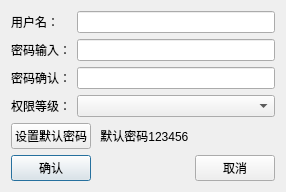
<?xml version="1.0" encoding="UTF-8"?>
<ui version="4.0">
 <class>QUserAddNew</class>
 <widget class="QDialog" name="QUserAddNew">
  <property name="geometry">
   <rect>
    <x>0</x>
    <y>0</y>
    <width>275</width>
    <height>180</height>
   </rect>
  </property>
  <property name="windowTitle">
   <string>QUserAddNew</string>
  </property>
  <layout class="QGridLayout" name="gridLayout">
   <item row="6" column="2">
    <spacer name="horizontalSpacer">
     <property name="orientation">
      <enum>Qt::Horizontal</enum>
     </property>
     <property name="sizeHint" stdset="0">
      <size>
       <width>40</width>
       <height>20</height>
      </size>
     </property>
    </spacer>
   </item>
   <item row="6" column="0" colspan="2">
    <widget class="QPushButton" name="m_pbOK">
     <property name="text">
      <string>确认</string>
     </property>
    </widget>
   </item>
   <item row="6" column="3">
    <widget class="QPushButton" name="m_pbCancel">
     <property name="text">
      <string>取消</string>
     </property>
    </widget>
   </item>
   <item row="2" column="1" colspan="3">
    <widget class="QLineEdit" name="m_Passwd2_lineEdit"/>
   </item>
   <item row="4" column="0" colspan="2">
    <widget class="QPushButton" name="m_pbSetDefPwd">
     <property name="text">
      <string>设置默认密码</string>
     </property>
    </widget>
   </item>
   <item row="4" column="2">
    <widget class="QLabel" name="tp_label_show_warning">
     <property name="text">
      <string> 默认密码123456</string>
     </property>
    </widget>
   </item>
   <item row="0" column="1" colspan="3">
    <widget class="QLineEdit" name="m_UserName_lineEdit"/>
   </item>
   <item row="1" column="0">
    <widget class="QLabel" name="label_2">
     <property name="text">
      <string>密码输入：</string>
     </property>
    </widget>
   </item>
   <item row="2" column="0">
    <widget class="QLabel" name="label_3">
     <property name="text">
      <string>密码确认：</string>
     </property>
    </widget>
   </item>
   <item row="1" column="1" colspan="3">
    <widget class="QLineEdit" name="m_Passwd_lineEdit"/>
   </item>
   <item row="0" column="0">
    <widget class="QLabel" name="label">
     <property name="text">
      <string>用户名：</string>
     </property>
    </widget>
   </item>
   <item row="3" column="0">
    <widget class="QLabel" name="label_4">
     <property name="text">
      <string>权限等级：</string>
     </property>
    </widget>
   </item>
   <item row="7" column="2">
    <spacer name="verticalSpacer">
     <property name="orientation">
      <enum>Qt::Vertical</enum>
     </property>
     <property name="sizeHint" stdset="0">
      <size>
       <width>20</width>
       <height>40</height>
      </size>
     </property>
    </spacer>
   </item>
   <item row="3" column="1" colspan="3">
    <widget class="QComboBox" name="m_Power_comboBox"/>
   </item>
  </layout>
 </widget>
 <layoutdefault spacing="6" margin="11"/>
 <resources/>
 <connections/>
</ui>
